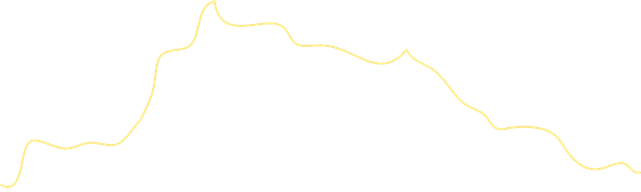
#> input picture deeplog offline/tools/app/utils/Curve.png, 641 x 192 px
$ python curving.py
#> lines starting #> are read from the running program, lines starting #| are printed output that depends on the picture; after the words box and inside, x2 and y2 are one past the last pixel; in counts of white or black regions, pixels touching at a corner belong together
import cv2, numpy as np, matplotlib.pyplot as plt
from skimage.morphology import skeletonize
from shapely.geometry import LineString
from shapely.ops import linemerge
from scipy.spatial import cKDTree

img = cv2.imread('Curve.png')
#> img is the input picture: shape (192, 641, 3); mean B, G, R 253.4, 254.7, 255
hsv = cv2.cvtColor(img, cv2.COLOR_BGR2HSV)
#> hsv: shape (192, 641, 3); mean H, S, V 0.6, 1.6, 255
# 以黄色为例的阈值（按需微调）
lower = np.array([15, 50, 150]); upper = np.array([40, 255, 255])
mask = cv2.inRange(hsv, lower, upper)
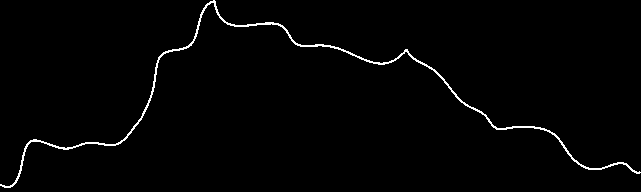
#> mask: shape (192, 641); 1.5% white in thin lines or dots
mask = cv2.morphologyEx(mask, cv2.MORPH_OPEN, np.ones((3,3), np.uint8))
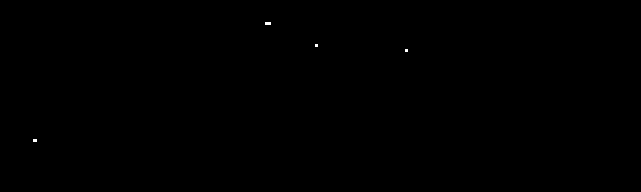
#> mask: shape (192, 641); 0.04% white; 4 white regions (4 under 20 px)
skel = skeletonize((mask>0).astype(np.uint8)).astype(np.uint8)
#> skel: shape (192, 641); values 0 (black) and 1 (white), 0.01% white in thin lines or dots, all inside (x1, y1, x2, y2) = (33, 22, 407, 141)

# 提取骨架坐标并按路径顺序排序（简化版）
pts = np.column_stack(np.where(skel>0))[:, ::-1]  # (x,y)
#> pts = [[269, 22], [265, 23], [266, 23], [267, 23], [268, 23], [316, 44], [315, 45], [406, 49], [405, 50], [35, 139], [33, 140], [34, 140]]
tree = cKDTree(pts); used = np.zeros(len(pts), bool)
#> after `used = np.zeros(len(pts), bool)`: used = [False, False, False, False, False, False, False, False, False, False, False, False]
path = []
i = np.argmax(pts[:,0])  # 从最右端点开始，作为简化
#> i = 7
while True:
    path.append(pts[i])
    used[i] = True
    d, j = tree.query(pts[i], k=10, distance_upper_bound=2.0)
    candidates = [idx for idx in np.atleast_1d(j) if idx < len(pts) and not used[idx] and idx!=i]
    if not candidates: break
    i = candidates[0]
#> this loop made 2 passes
#> (d, j, candidates, i) on pass 1: ([0, 1.41, inf, inf, inf, inf, inf, inf, inf, inf], [7, 8, 12, 12, 12, 12, 12, 12, 12, 12], [8], 8)
#> (d, j) on pass 2: ([0, 1.41, inf, inf, inf, inf, inf, inf, inf, inf], [8, 7, 12, 12, 12, 12, 12, 12, 12, 12])
#> after the loop, path = [[406, 49], [405, 50]]; used = [False, False, False, False, False, False, False, True, True, False, False, False]
path = np.array(path)

# 平滑并转为 LineString
from scipy.signal import savgol_filter
#> (the run stopped early here; a loop or call above may not have finished)
